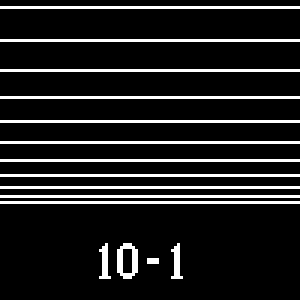
#> input picture Optics Distortion Correction/10_1_horizontal.bmp, 100 x 100 px, given in place of out.png.bmp, which was not available (shown 3 times larger)
$ python DLP_Image_Correction_new_printer.py
#> lines starting #> are read from the running program, lines starting #| are printed output that depends on the picture; after the words box and inside, x2 and y2 are one past the last pixel; in counts of white or black regions, pixels touching at a corner belong together; pictures that were not available may be replaced by others from this repository, and a replacement may not be noted
#> the answer given: out.png
#> further down, original_image is the input picture: shape (100, 100, 3); 12.1% white in thin lines or dots
# Scott Clemens
# Created to counteract distortions of DLP and optics on print design
# New printing setup

import numpy as np
import cv2 as cv
import math
import os

def make_background(original, height=533, width=852):
    """ This takes user design and puts on black background for resizing """
#> called with height = 533, width = 852
    # New, blank image before sizing:
    image = np.zeros((height, width, 3), np.uint8)

    # Starting dimensions of image must be:
    # Height: 100 px
    # Width:  100 px
    # image must be 24-bit bitmap for DLP
    (h, w, _) = original.shape
#> h = 100; w = 100

    # paste user design onto blank background
    # center at 267, 426
    image[217:317, 376:476] = original[0:h, 0:w]
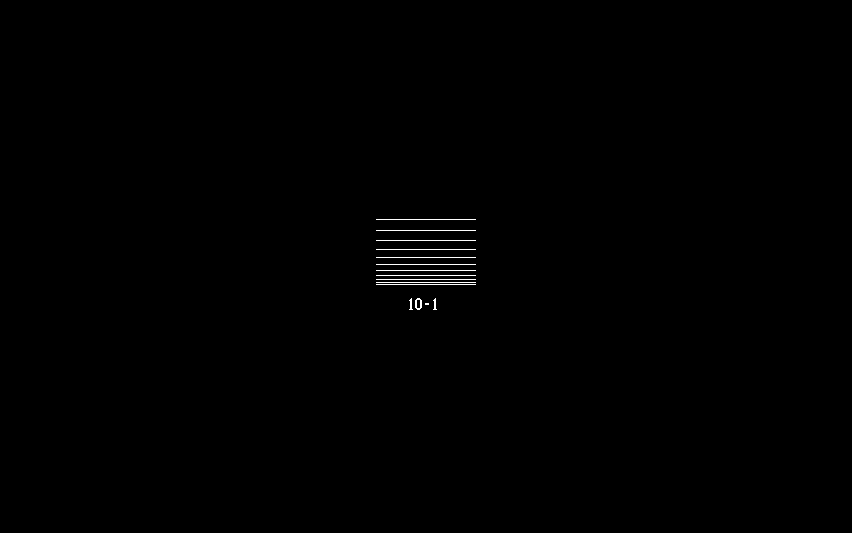
#> image: shape (533, 852, 3); 0.27% white in thin lines or dots, all inside (x1, y1, x2, y2) = (376, 219, 476, 310)
#> the answer given: 3
#> the answer given: 3

    return image

def radial_distort(image, amount):
    """ This corrects for radial distortion """
#> called with amount = 3
    (h, w, _) = image.shape
#> h = 533; w = 852

    map_x = np.zeros((h, w), np.float32)
    map_y = np.zeros((h, w), np.float32)

    scale_x = 1
    scale_y = 1
    center_x = w/2
#> center_x = 426
    center_y = h/2
#> center_y = 266.5
    radius = w/2
#> radius = 426

    # create map with the barrel pincushion distortion formula
    for y in range(h):
        delta_y = scale_y * (y - center_y)
        for x in range(w):
            # determine if pixel is within an ellipse
            delta_x = scale_x * (x - center_x)
            distance = delta_x * delta_x + delta_y * delta_y
            if distance >= (radius * radius):
                map_x[y, x] = x
                map_y[y, x] = y
            else:
                factor = 1.0
                if distance > 0.0:
                    factor = math.pow(math.sin(math.pi * math.sqrt(distance) / radius / 2), amount)
                map_x[y, x] = factor * delta_x / scale_x + center_x
                map_y[y, x] = factor * delta_y / scale_y + center_y
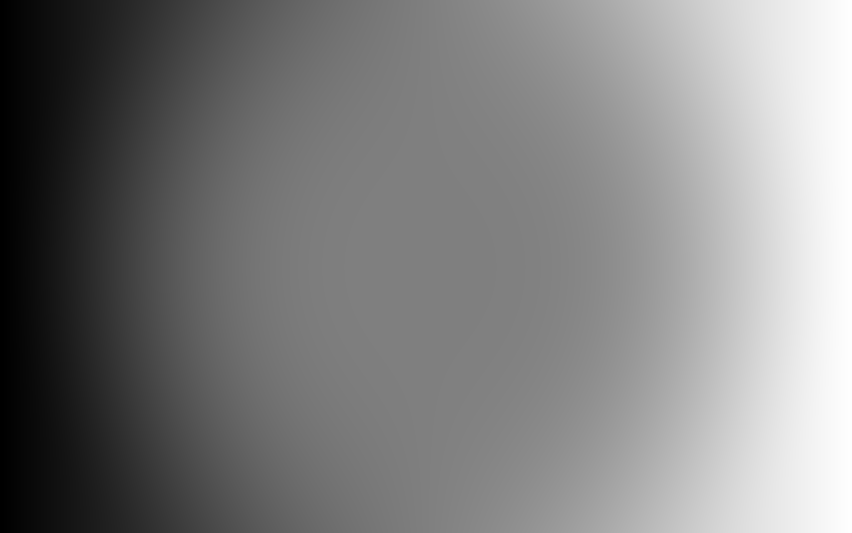
#> map_x: shape (533, 852) float32; min 0, max 851, mean 425.5; drawn with min black and max white
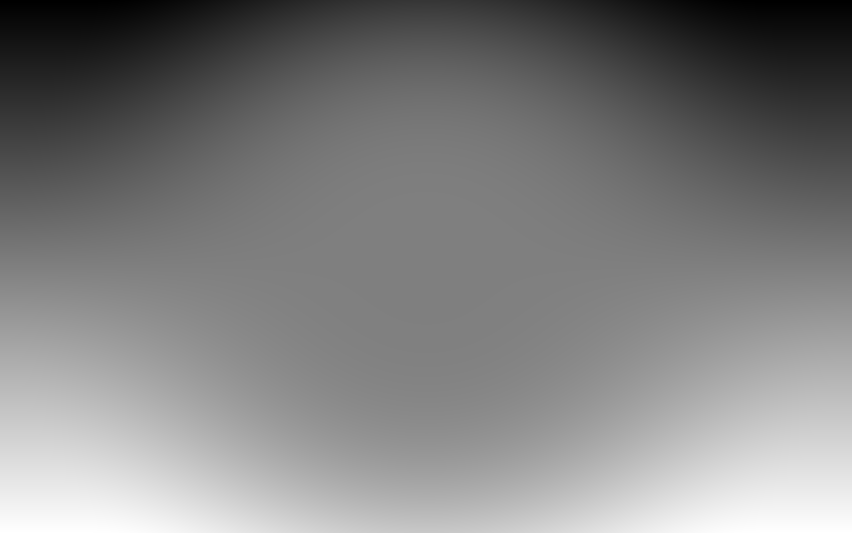
#> map_y: shape (533, 852) float32; min 0, max 532, mean 266.1; drawn with min black and max white

    distorted_image = cv.remap(image, map_x, map_y, cv.INTER_LINEAR)
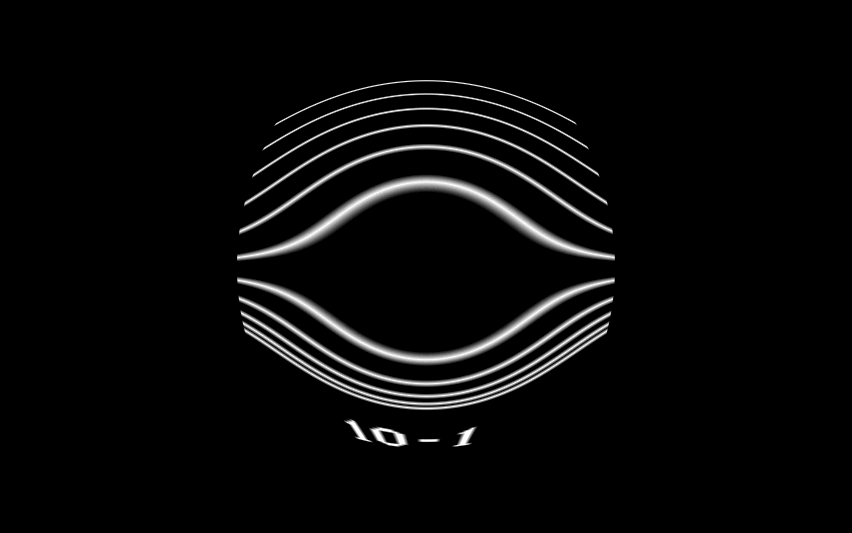
#> distorted_image: shape (533, 852, 3); min 0, max 255, mean 8.7
    return distorted_image

def scale_image(image, scale_x=1.07, scale_y=2.139):
    """ This scales the image to the right size """
#> called with scale_x = 1.07, scale_y = 2.14
    scaled_image = cv.resize(image, (0, 0), fx=scale_x, fy=scale_y)
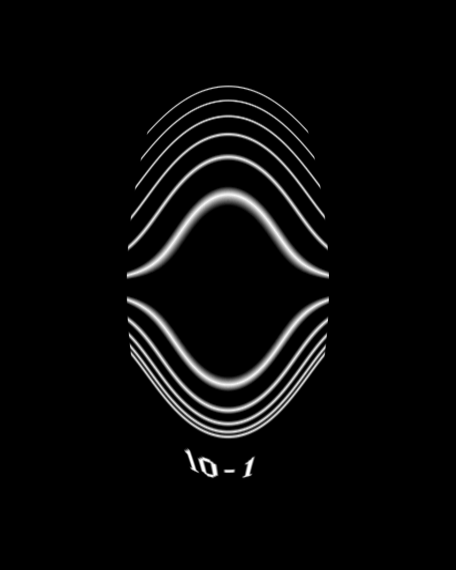
#> scaled_image: shape (1140, 912, 3) (shown at 1/2 size); min 0, max 255, mean 8.7
    return scaled_image

def contrast_image(image, contrast=5000):
    """ This contrasts the image so there is not blurriness """
#> called with contrast = 3
    image = np.int16(image)
#> image: shape (1140, 912, 3) int16
    image = scaled_image *(contrast/127 + 1) - contrast
    image = np.clip(image, 0, 255)
    image = np.uint8(image)
    return image

if __name__ == "__main__":
    # prompt user for the filename (must be in the same folder as this script)
    print("This program was created to counteract distortions of DLP and optics")
    print(" on print design. The user designs a negative B&W image design that is")
    print(" 100x100 px and saves it as a 24-bit bitmap. Then, this deisng is")
    print(" selected as the file. Choose distortion and contrast values below.")
    print("***************** SAVE INFORMATION BELOW THIS LINE *****************")
    file = input("Filename without extension:  ")
    #try:
    original_image = cv.imread(file + ".bmp")
    image = make_background(original_image)
    #except:
    #    print("There was an error importing the image, please try again.")
    #    exit()
    # negative values produce pincushion (inner distort)
    # positive values produce barrel (outer distort)
    amount = float(input("Distortion coefficient:  "))
    contrast = int(input("Contrast coefficient:  "))
    scale_x = 1.07
    scale_y = 2.139

    distorted_image = radial_distort(image, amount)
    scaled_image = scale_image(distorted_image, scale_x, scale_y)
    final_image = contrast_image(scaled_image, contrast)

    (h, w, _) = original_image.shape
#> h = 100; w = 100
    (distorted_h, distorted_w, _) = distorted_image.shape
#> distorted_h = 533; distorted_w = 852
    (scaled_h, scaled_w, _) = scaled_image.shape
#> scaled_h = 1140; scaled_w = 912

    print("\n \tOriginal:\tCorrected:")
    print("Height:  ", h, "px  \t", scaled_h, "px")
#| Height:   100 px  	 1140 px
    print("Width:   ", w, "px  \t", scaled_w, "px")
#| Width:    100 px  	 912 px
    print("Scale H: ", 1, "    \t", scale_y)
    print("Scale W: ", 1, "    \t", scale_x)
    # save the result plus original in PNG format
    cv.imwrite(file + '_corrected.bmp', final_image)
    cv.imwrite(file + '.png', original_image)

    # show the result
    cv.imshow('Original', original_image)
    cv.imshow('Distorted-Scaled', scaled_image)
    print("***************** SAVE INFORMATION ABOVE THIS LINE *****************")
    print("Original and corrected images displayed")

    cv.waitKey(0)
    cv.destroyAllWindows()

$ run again, on Optics Distortion Correction/1_5_10_px_vertical.bmp
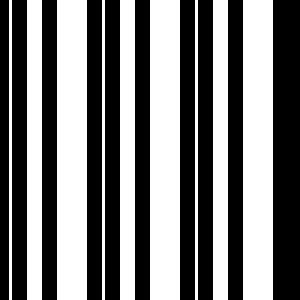
#> input picture Optics Distortion Correction/1_5_10_px_vertical.bmp, 100 x 100 px, given in place of out.png.bmp, which was not available (shown 3 times larger)
#> original_image is the input picture: shape (100, 100, 3); 48% white; 9 white regions, largest, box (x1, y1, x2, y2) and area: (19, 0, 29, 100) 1000, (50, 0, 60, 100) 1000, (81, 0, 91, 100) 1000
#> in radial_distort, `distorted_image = cv.remap(image, map_x, map_y, cv.INTER_LINEAR)`:
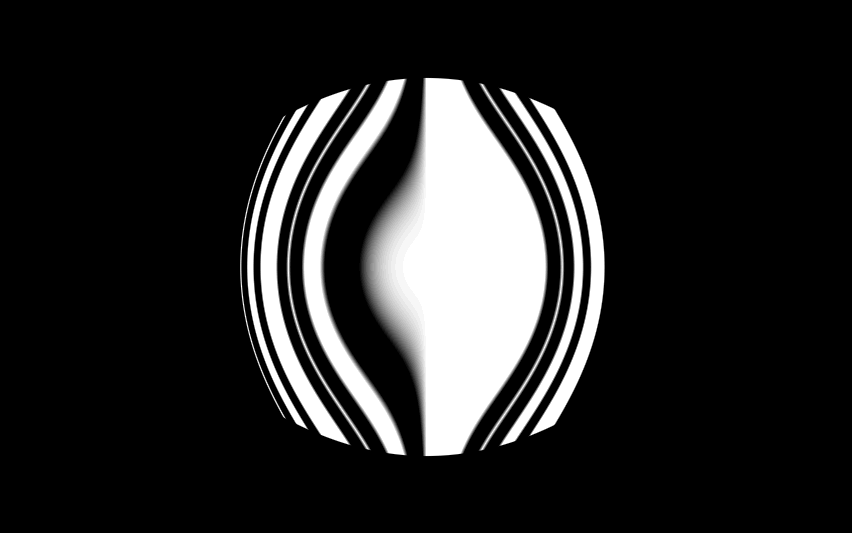
#> distorted_image: shape (533, 852, 3); min 0, max 255, mean 38.5
#> in scale_image, `scaled_image = cv.resize(image, (0, 0), fx=scale_x, fy=scale_y)`:
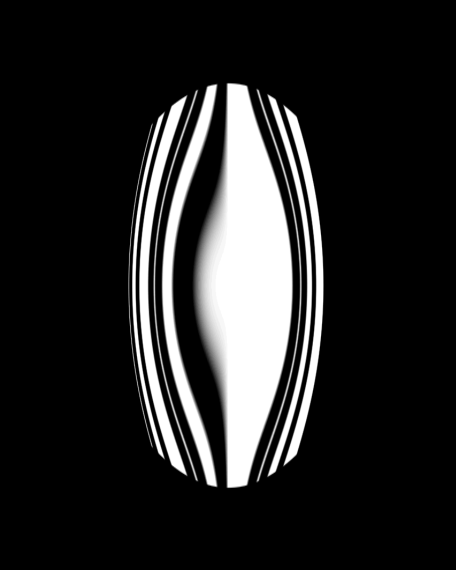
#> scaled_image: shape (1140, 912, 3) (shown at 1/2 size); min 0, max 255, mean 38.5
#| Height:   100 px  	 1140 px
#| Width:    100 px  	 912 px
